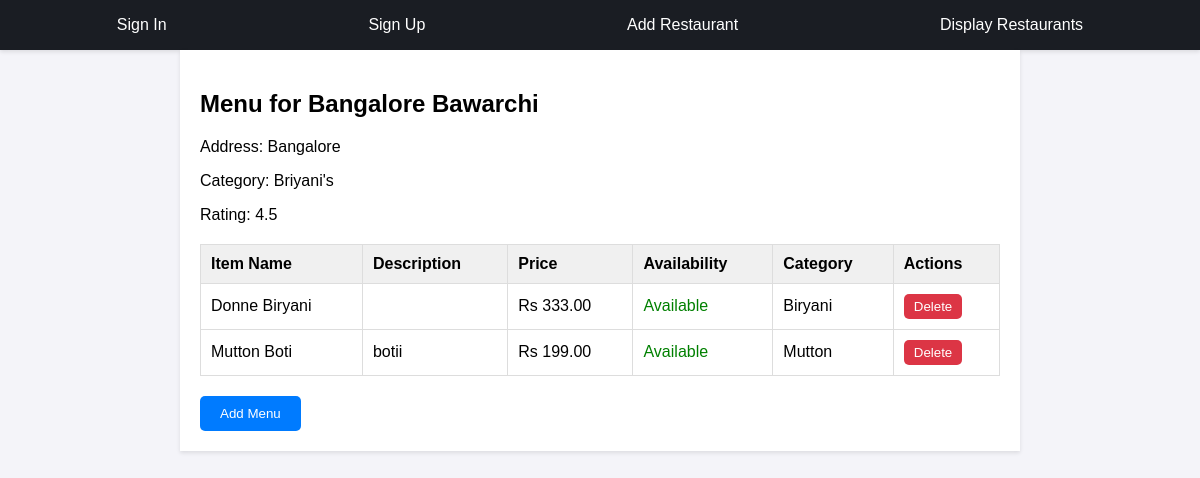
The app's page /view_menu/5 with its own data.
### delivery/models.py (models this page shows, shortened)
class Restaurants(models.Model):
    Res_name = models.CharField(max_length=100)
    Food_cat = models.CharField(max_length=200)
    rating = models.FloatField()
    img = models.URLField(default= "https://png.pngtree.com/png-clipart/20200727/original/pngtree-restaurant-logo-design-vector-template-png-image_5441058.jpg")
    address = models.CharField(max_length=100)

class Menu(models.Model):
    res = models.ForeignKey(
        Restaurants,
        on_delete=models.CASCADE
    )
    item_name = models.CharField(max_length=100)
    description = models.TextField(blank = True, null = True)
    price = models.DecimalField(max_digits = 6, decimal_places = 2)
    is_available = models.BooleanField(default = True)
    category = models.CharField(max_length=50)

### delivery/views.py (the view)
# urls.py: path('view_menu/<int:id>', views.view_menu, name = 'view_menu'),
def view_menu(request, id):
    res = Restaurants.objects.get(pk=id)
    menu = Menu.objects.filter(res=res)
    return render(request, 'delivery/view_menu.html', {'res':res, 'menu':menu})

### delivery/templates/delivery/view_menu.html (shortened to what this page needs)
{% extends 'delivery/base.html' %}
{% block content %}
    <div class="menu-container">
        <h2>Menu for {{ res.Res_name }}</h2>
        <div class="restaurant-info">
            <p>Address: {{ res.address }}</p>
            <p>Category: {{ res.Food_cat }}</p>
            <p>Rating: {{ res.rating }}</p>
        </div>
        <table class="menu-table">
            <thead>
                <tr>
                    <th>Item Name</th>
                    <th>Description</th>
                    <th>Price</th>
                    <th>Availability</th>
                    <th>Category</th>
                    <th>Actions</th>
                </tr>
            </thead>
            <tbody>
                {% for item in menu %}
                <tr>
                    <td>{{ item.item_name }}</td>
                    <td>{{ item.description }}</td>
                    <td>Rs {{ item.price }}</td>
                    <td>
                        {% if item.is_available %}<span class="available">Available</span>{% else %}<span class="not-available">Not Available</span>{% endif %}
                    </td>
                    <td>{{ item.category }}</td>
                    <td class="actions">
                        <a
                            href="{% url 'delivery:delete_menu' item.id %}"
                            onclick="return confirm('Are you sure you want to delete this item?');"
                        >
                            <button class="delete-btn">Delete</button>
                        </a>
                    </td>
                </tr>
                {% empty %}
                <tr>
                    <td colspan="6">No menu items available.</td>
                </tr>
                {% endfor %}
            </tbody>
        </table>
        <a href="{% url 'delivery:add_menu' res.id %}">
            <button class="add-btn">Add Menu</button>
        </a>
    </div>
{% endblock %}

### delivery/templates/delivery/base.html (style rules this page uses)
body { font-family: 'Montserrat', sans-serif; margin: 0; padding: 0; }

### delivery/templates/delivery/view_menu.html (style rules this page uses)
body { font-family: Arial, sans-serif; background: #f4f4f9; }
.menu-container { max-width: 800px; margin: auto; padding: 20px; background: white; box-shadow: 0 2px 4px rgba(0, 0, 0, 0.1); }
.restaurant-info { margin-bottom: 20px; }
.menu-table { width: 100%; border-collapse: collapse; }
.menu-table th, .menu-table td { border: 1px solid #ddd; padding: 10px; text-align: left; }
.menu-table th { background-color: #f0f0f0; }
.available { color: green; }
.actions { text-align: center; }
.delete-btn { background: #dc3545; color: white; border: none; padding: 5px 10px; border-radius: 5px; cursor: pointer; }
.add-btn { background: #007bff; color: white; border: none; padding: 10px 20px; border-radius: 5px; cursor: pointer; margin-top: 20px; }

### records on screen
Restaurants: Res_name "Bangalore Bawarchi", address "Bangalore", Food_cat "Briyani's", rating "4.5"
Menu: item_name "Donne Biryani", price "333.00", is_available "Available", category "Biryani"
Menu: item_name "Mutton Boti", description "botii", price "199.00", is_available "Available", category "Mutton"
